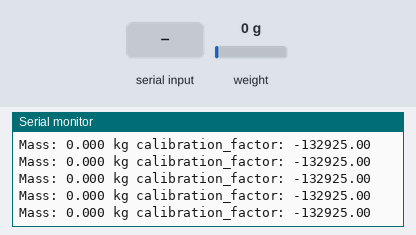
This sketch was run on a simulated Arduino Uno, built with avr-gcc and run on an emulated ATmega328P. Parts: the last lines printed to the serial monitor. Inputs (shaded band) come from the test bench; at power-on: weight on the scale 0 g.

Above: at 3.4 s.
3.5 s: weight on the scale set to 100 g
At 3.59 s:
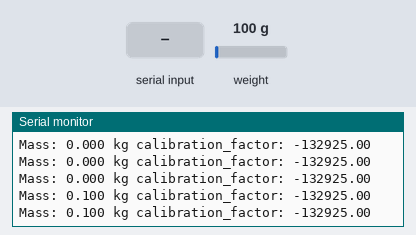
6.5 s: "+" received over Serial
At 6.63 s:
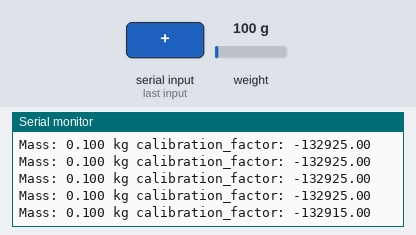
9.5 s: byte 116 ('t') received over Serial
At 10.66 s:
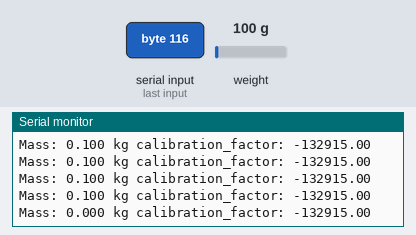
11.0 s: "a" received over Serial
At 11.08 s:
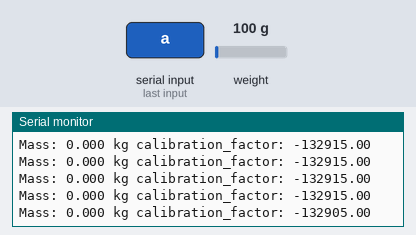
14.0 s: weight on the scale set to 1250 g
At 14.03 s:
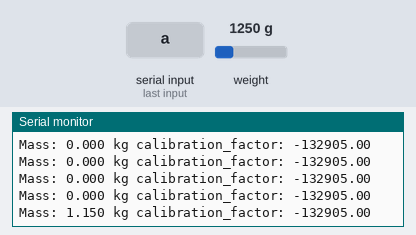
Timing chart, 0 to 16.5 s (numbered marks = the images above; inputs shaded):
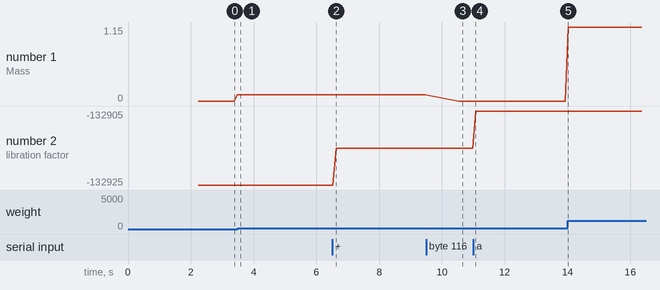

Measured:
- after the input at 3.5 s, the serial monitor: prints a new line after 0.08 s (image 1)
- after the input at 6.5 s, the serial monitor: prints a new line after 0.13 s (image 2)
- after the input at 9.5 s, the serial monitor: prints a new line after 1.0 s (image 3)
- after the input at 11.0 s, the serial monitor: prints a new line after 0.08 s (image 4)
- after the input at 14.0 s, the serial monitor: prints a new line at once (image 5)
- plotted number 1: 0.1 → 0 after the input at 9.5 s, 0 → 1.15 after the input at 14.0 s
- plotted number 2: -132925 → -132915 after the input at 6.5 s, -132915 → -132905 after the input at 11.0 s

The sketch:

Calibration_Factor.ino
```cpp
#include "HX711.h"  //You must have this library in your arduino library folder

#define DOUT  A0
#define CLK  A1

HX711 scale(DOUT, CLK);

//Change this calibration factor as per your load cell once it is found you may need to vary it in thousands
float calibration_factor = -132925; //-109525 worked for my 40Kg max scale setup

//=============================================================================================
//                         SETUP
//=============================================================================================
void setup() {
  Serial.begin(9600);
  Serial.println("HX711 Calibration");
  Serial.println("Remove all weight from scale");
  Serial.println("After readings begin, place known weight on scale");
  Serial.println("Press a,s,d,f to increase calibration factor by 10,100,1000,10000 respectively");
  Serial.println("Press z,x,c,v to decrease calibration factor by 10,100,1000,10000 respectively");
  Serial.println("Press t for tare");
  scale.set_scale();
  scale.tare(); //Reset the scale to 0

  long zero_factor = scale.read_average(); //Get a baseline reading
  Serial.print("Zero factor: "); //This can be used to remove the need to tare the scale. Useful in permanent scale projects.
  Serial.println(zero_factor);
}

//=============================================================================================
//                         LOOP
//=============================================================================================
void loop() {

  scale.set_scale(calibration_factor); //Adjust to this calibration factor

  Serial.print("Mass: ");
  Serial.print(scale.get_units(), 3);
  Serial.print(" kg"); //Change this to kg and re-adjust the calibration factor if you follow SI units like a sane person
  Serial.print(" calibration_factor: ");
  Serial.print(calibration_factor);
  Serial.println();
  //delay(1000);

  if(Serial.available())
  {
    char temp = Serial.read();
    if(temp == '+' || temp == 'a')
      calibration_factor += 10;
    else if(temp == '-' || temp == 'z')
      calibration_factor -= 10;
    else if(temp == 's')
      calibration_factor += 100;
    else if(temp == 'x')
      calibration_factor -= 100;
    else if(temp == 'd')
      calibration_factor += 1000;
    else if(temp == 'c')
      calibration_factor -= 1000;
    else if(temp == 'f')
      calibration_factor += 10000;
    else if(temp == 'v')
      calibration_factor -= 10000;
    else if(temp == 't')
      scale.tare();  //Reset the scale to zero
  }
}
```
